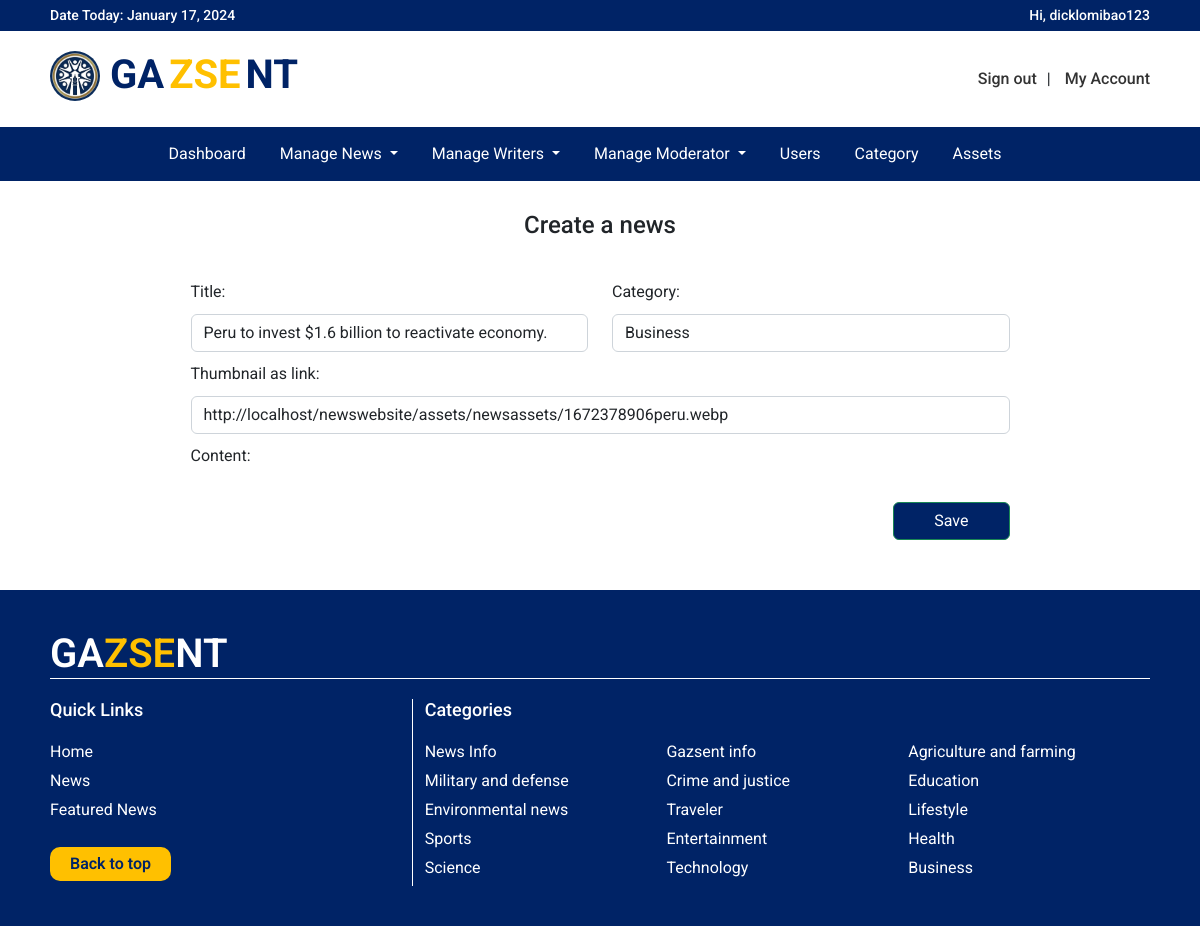
Page /pages/adminpanel/create_news.php?update=true&newsid=63ae7b2e85d631672379182 (signed in) on the committed database.
### tables this page shows
CREATE TABLE `news` (
  `id` varchar(100) NOT NULL,
  `title` varchar(500) NOT NULL,
  `category` int(11) NOT NULL,
  `description` mediumtext NOT NULL,
  `author_id` varchar(100) NOT NULL,
  `date_created` timestamp NOT NULL DEFAULT current_timestamp(),
  `date_published` datetime DEFAULT NULL,
  `status` int(11) NOT NULL,
  `breaking-news` int(10) NOT NULL,
  `featured-news` int(11) NOT NULL,
  `image` varchar(2000) NOT NULL,
  `remarks` varchar(1000) NOT NULL
);

CREATE TABLE `categories` (
  `id` int(11) NOT NULL,
  `title` varchar(50) NOT NULL,
  `description` varchar(300) NOT NULL
);

### classes/news_getter.php (called while the page is built, shortened)
<?php
class Newslist  extends Database
{
    function getSingleOnlySaveNews($id)
    {
        $pdo = $this->getConnection();
        $sql = "SELECT * from news where id = ?";
        $statement = $pdo->prepare($sql);
        $statement->execute([$id]);
        return $statement->fetchAll(PDO::FETCH_ASSOC);
    }
}

### classes/category_class.php (called while the page is built, shortened)
<?php
class Category extends Database
{
    function getCategoryList()
    {
        $pdo = $this->getConnection();
        $query = "SELECT * FROM categories ORDER BY id DESC";
        $statement = $pdo->prepare($query);
        $statement->execute();
        $result = $statement->fetchAll(PDO::FETCH_ASSOC);
        return $result;
    }
}

### pages/adminpanel/create_news.php (the view, shortened to what this page needs)
<?php
require_once "../../classes/category_class.php";
require_once "../../classes/news_getter.php";
$category = new Category;
$categoryList = $category->getCategoryList();
if (isset($_GET['newsid'])) {
    $savenews = new Newslist;
    $unpublished = $savenews->getSingleOnlySaveNews($_GET['newsid']);
}
?>
<!DOCTYPE html>
<html lang="en">
<head>
    <link href="https://cdn.jsdelivr.net/npm/bootstrap@5.2.3/dist/css/bootstrap.min.css" rel="stylesheet">
    <link rel="stylesheet" href="../../js/richtexteditor/rte_theme_default.css" />
    <link href="../../css/navbar.css" rel="stylesheet">
    <link href="../../css/index.css" rel="stylesheet">
    <link href="https://cdn.jsdelivr.net/npm/summernote@0.8.18/dist/summernote-lite.min.css" rel="stylesheet">
</head>
<body>
    <?php require_once 'navbar.php'; ?>
    <div class="margin-side">
            <div class="container-fluid">
                <div class="row justify-content-center">
                    <h4 class="title-page">Create a news</h4>
                    <br>
                    <div class="col-md-9">
                        <div class="row">
                            <div class="col-md-6">
                                <div class="form-group">
                                    <label class="label-input" for="">Title:</label>
                                    <input required type="text" class="form-control" value="<?php echo isset($unpublished) ?  $unpublished[0]['title'] : ""; ?>" id="title">
                                </div>
                            </div>
                            <div class="col-md-6">
                                <div class="form-group">
                                    <label class="label-input" for="">Category:</label>
                                    <select class="form-control" id="category">
                                        <?php foreach ($categoryList as $value) { ?>
                                            <option value="<?php echo $value['id']; ?>"><?php echo $value['title']; ?></option>
                                        <?php } ?>
                                    </select>
                                </div>
                            </div>
                            <div class="col-md-12">
                                <div class="form-group">
                                    <label class="label-input" for="">Thumbnail as link:</label>
                                    <input required type="link" class="form-control" value="<?php echo isset($unpublished) ?  $unpublished[0]['image'] : ""; ?>" id="image">
                                </div>
                            </div>
                        </div>
                        <label class="label-input" for="" class="texteditor-label">Content:</label>
                        <br>
                        <div class="row justify-content-end">
                            <div class="col-md-2">
                                <button class="btn btn-success" id="save">Save</button>
                            </div>
                        </div>
                    </div>
                </div>
            </div>
    </div>
    <?php require_once 'footer.php'?>
</body>
</html>

### pages/adminpanel/footer.php
<?php
require_once "../../classes/category_class.php";
$category = new Category;
$list = $category->getCategoryList();
?>
<header class="footer">
    <div class="margin-side">
        <h1>GA<span>ZSE</span>NT</h1>
        <div class="container-fluid content">
            <div class="row">
                <div class="col-md-4" style="display: grid; border-right:1px solid white">
                    <h5>Quick Links</h5>
                    <a href="../../">Home</a>
                    <a href="../site/news.php">News</a>
                    <a href="../site/featurednews.php">Featured News</a>
                    <a href="#top" class="backtotop">Back to top</a>
                </div>
                <div class="col-md-8">
                    <h5>Categories</h5>
                    <div class="row">
                        <div class="row">
                            <?php
                            $count = 0;
                            foreach ($list as $item) {
                                if ($count != 15) {
                                    echo '<div class="col-md-4"><a class="dropdown-item" href="../site/category.php?id=' . $item['id'] . '&title=' . $item['title'] . '">' . $item['title'] . '</a></div>';
                                    $count++;
                                } else
                                    break;
                            }
                            ?>
                        </div>
                    </div>
                </div>
            </div>
        </div>
    </div>
</header>

### css/navbar.css (style rules this page uses)
.container-fluid { padding: 0; }
.footer { margin-top: 50px; padding: 40px 0; width: 100%; background-color: #002366; }
.footer h1 { color: white; font-weight: 600; margin-bottom: 20px; border-bottom: 1px solid white; }
.footer span { color: #FFC000; }
.footer .content h5 { color: white; font-size: 18px; margin-bottom: 20px; }
.footer .content a { margin-bottom: 5px; color: white; font-size: 16px; text-decoration: none; }
.footer .content .backtotop { padding: 5px 20px; width: fit-content; margin-top: 20px; border-radius: 10px; background-color: #FFC000; font-weight: 600; color: #002366; }

### pages/adminpanel/create_news.php (style rules this page uses)
body { font-family: 'Roboto', sans-serif; }
.label-input { margin: 10px 0 10px 0; }
.margin-side { max-width: 1100px; margin: auto; }
.title-page { text-align: center; margin: 30px 0 30px 0; }
.btn { width: 100%; }
.btn-success { background-color: #002366 }

### rows in the picture
news: title "Peru to invest $1.6 billion to reactivate economy.", image "http://localhost/newswebsite/assets/newsassets/1672378906peru.webp"
categories: title "News Info"
categories: title "Gazsent info"
categories: title "Agriculture and farming"
categories: title "Military and defense"
categories: title "Crime and justice"
categories: title "Education"
categories: title "Environmental news"
categories: title "Traveler"
categories: title "Lifestyle"
categories: title "Sports"
categories: title "Entertainment"
categories: title "Health"
categories: title "Science"
categories: title "Technology"
categories: title "Business"

### other values in the picture
$_SESSION['username'] "dicklomibao123"
form field value "Business"
